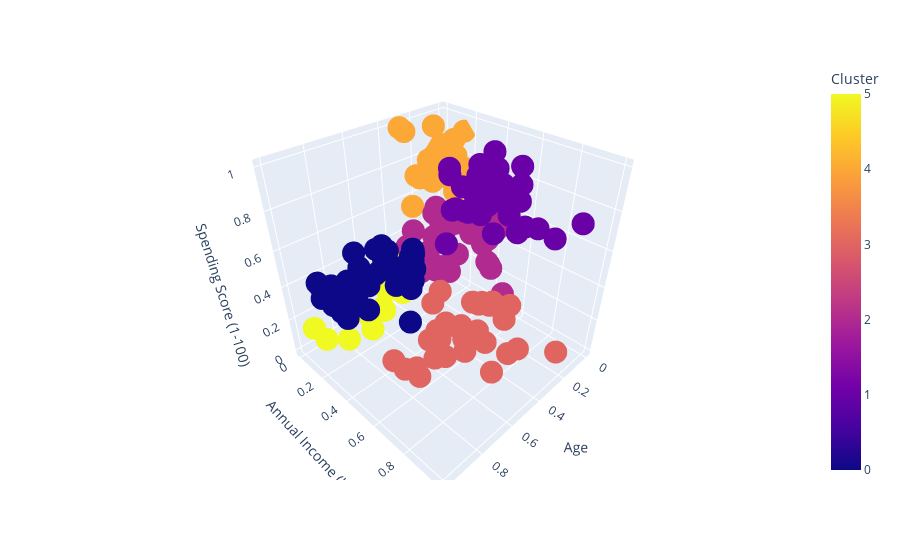

The code cell stored with this chart in its notebook:
### Markdown cell above
Plot the clusters using the Age, Annual Income, and Spending Score features.
Use matplotlib or seaborn to create scatter plots.

### Code cell
import seaborn as sns

# Visualize the clusters
#2D using Income and Score
plt.figure(figsize=(8, 6))
sns.scatterplot(x=mall['Annual Income (k$)'], y=mall['Spending Score (1-100)'],
                hue=mall['Cluster'], palette='Set1', s=100, legend='full')
plt.title('Clusters of Customers')
plt.xlabel('Annual Income (k$)')
plt.ylabel('Spending Score (1-100)')
plt.show()

#2D using Age and Income
plt.figure(figsize=(8, 6))
sns.scatterplot(x=mall['Age'], y=mall['Annual Income (k$)'],
                hue=mall['Cluster'], palette='Set1', s=100, legend='full')
plt.title('Clusters of Customers')
plt.xlabel('Age')
plt.ylabel('Spending Score (1-100)')
plt.show()

#3D plot
import plotly.express as px
fig = px.scatter_3d(mall, x='Age', y='Annual Income (k$)', z='Spending Score (1-100)',
              color='Cluster')
fig.show()

### Figure 1 — Plotly figure (JSON) as saved in the notebook; plotly's stock layout.template omitted (floating-point values rounded to 4 significant figures; data arrays with more than 128 entries replaced by an {"elided": "..."} marker saying what was removed)
{"data": [{"hovertemplate": "Age=%{x}<br>Annual Income (k$)=%{y}<br>Spending Score (1-100)=%{z}<br>Cluster=%{marker.color}<extra></extra>", "legendgroup": "", "marker": {"color": {"elided": "200 int values"}, "coloraxis": "coloraxis", "symbol": "circle"}, "mode": "markers", "name": "", "scene": "scene", "showlegend": false, "type": "scatter3d", "x": {"elided": "200 float values"}, "y": {"elided": "200 float values"}, "z": {"elided": "200 float values"}}], "layout": {"coloraxis": {"colorbar": {"title": {"text": "Cluster"}}, "colorscale": [[0, "#0d0887"], [0.1111, "#46039f"], [0.2222, "#7201a8"], [0.3333, "#9c179e"], [0.4444, "#bd3786"], [0.5556, "#d8576b"], [0.6667, "#ed7953"], [0.7778, "#fb9f3a"], [0.8889, "#fdca26"], [1, "#f0f921"]]}, "legend": {"tracegroupgap": 0}, "margin": {"t": 60}, "scene": {"domain": {"x": [0, 1], "y": [0, 1]}, "xaxis": {"title": {"text": "Age"}}, "yaxis": {"title": {"text": "Annual Income (k$)"}}, "zaxis": {"title": {"text": "Spending Score (1-100)"}}}}}
